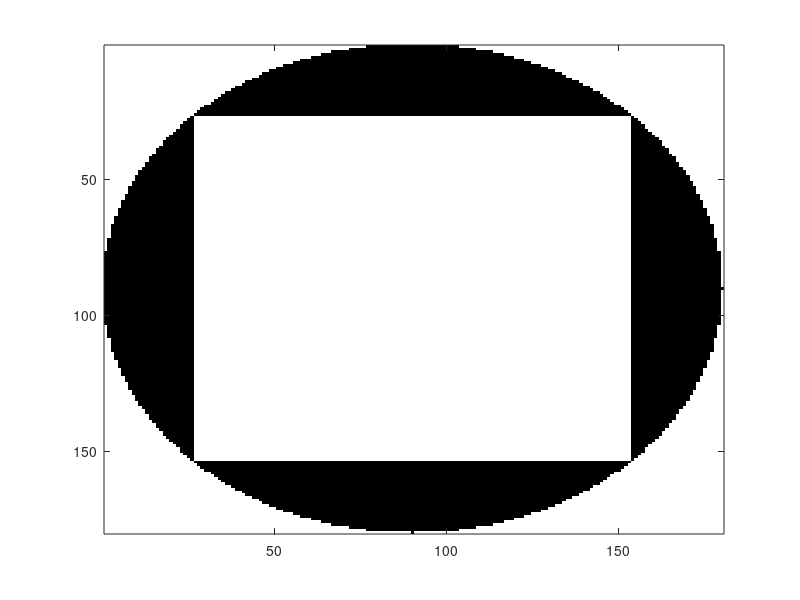

MATLAB code to generate this figure:
M = zeros(180,180);

centerX = 90;
centerY = 90;

for i=1:180
    for j=1:180
        if (j>=(90-45*sqrt(2)) && j<= (90 + 45*sqrt(2)) && i >= (90-45*sqrt(2)) && i <= (90+45*sqrt(2)))
            M(i,j) = 255;
        elseif (sqrt((centerX-i)^2 + (centerY-j)^2) <= 90)
            M(i,j) = 0;
        else
            M(i,j) = 255;
        end
    end
end

image(M);
colormap('gray')
